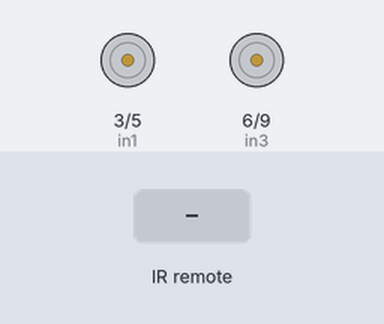
The sketch below on a simulated Arduino Uno, built with avr-gcc and run on an emulated ATmega328P. Parts: motor-driver pin pairs drawn as motors (green arrow = first pin HIGH = forward, orange = second pin HIGH = backward, longer = more drive). The inputs (shaded band) are chosen by the test bench.

Above: at 1.2 s.
1.3 s: infrared code 0xFF629D received
At 2.0 s:
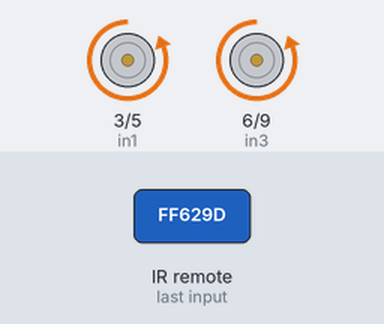
2.8 s: infrared code 0xFFA857 received
At 3.2 s:
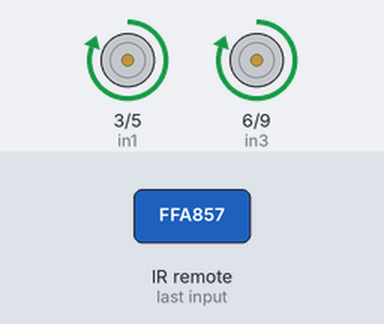
4.3 s: infrared code 0xFF22DD received
At 5.5 s:
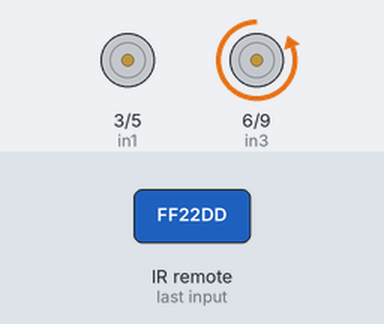
5.8 s: infrared code 0xFFC23D received
At 6.7 s:
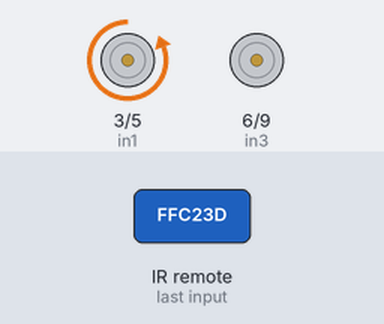
7.3 s: infrared code 0xFF02FD received
At 7.8 s:
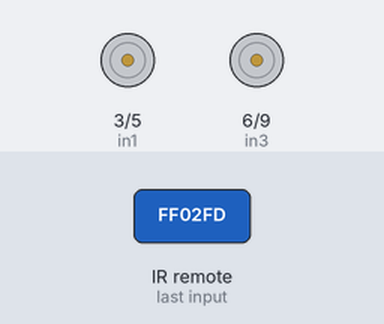
Timing chart, 0 to 9.8 s (numbered marks = the images above; inputs shaded):
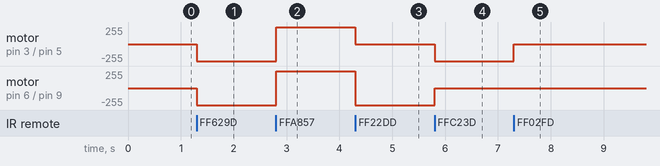

Measured:
- after the input at 1.3 s, motor on pin 3 (in1) / pin 5 (in2), motor on pin 6 (in3) / pin 9 (in4): stopped → backward 255/255 at once
- after the input at 2.8 s, motor on pin 3 (in1) / pin 5 (in2), motor on pin 6 (in3) / pin 9 (in4): backward 255/255 → forward 255/255 at once
- after the input at 4.3 s, motor on pin 3 (in1) / pin 5 (in2): forward 255/255 → stopped at once; motor on pin 6 (in3) / pin 9 (in4): forward 255/255 → backward 255/255 at once
- after the input at 5.8 s, motor on pin 3 (in1) / pin 5 (in2): stopped → backward 255/255 at once; motor on pin 6 (in3) / pin 9 (in4): backward 255/255 → stopped at once
- after the input at 7.3 s, motor on pin 3 (in1) / pin 5 (in2): backward 255/255 → stopped at once

The sketch:

IRSensor_HEXCODE_Remote.ino
```cpp
// #include <IRremote.h>
// const int RemotePin=8;
// IRrecv irrecv(RemotePin);
// decode_results results;
// void setup() {
//   // put your setup code here, to run once:
//   Serial.begin(9600);
//   irrecv.enableIRIn();
// }

// void loop() {
//   // put your main code here, to run repeatedly:
//   if(irrecv.decode(&results))
//   {
//     Serial.println(results.value, HEX);
//     delay(200);
//     irrecv.resume();
//   }
// }
```

Remote_Control.ino
```cpp
#include<IRremote.h>
const int RemotePin=8;
IRrecv irrecv(RemotePin);
decode_results results;
int in1=3;
int in2=5;
int in3=6;
int in4=9;

void setup() {
  Serial.begin(9600);
  irrecv.enableIRIn();
  pinMode(in1, OUTPUT);
  pinMode(in2, OUTPUT);
  pinMode(in3, OUTPUT);
  pinMode(in4, OUTPUT);

}

void loop() {

    if(irrecv.decode(&results))
      {
        if (results.value==0xFF629D)//Press UP Button
        {
          Forward();
        }
        else if (results.value==0xFFA857)//Press Down Button
        {
          Backward();
        }
         else if (results.value==0xFF22DD)//Press Left Button
        {
          Left();
        }
        else if (results.value==0xFFC23D)//Press Right Button
        {
          Right();
        }
        else if (results.value==0xFF02FD)//Stop
        {
          Stop();
        }
      irrecv.resume();
    }
    }


void Backward()
  {
  digitalWrite(in1,HIGH);
  digitalWrite(in2,LOW);
  digitalWrite(in3,HIGH);
  digitalWrite(in4,LOW);
  }
 void Forward()
  {
  digitalWrite(in1,LOW);
  digitalWrite(in2,HIGH);
  digitalWrite(in3,LOW);
  digitalWrite(in4,HIGH);
  }
 void Stop()
  {
  digitalWrite(in1,LOW);
  digitalWrite(in2,LOW);
  digitalWrite(in3,LOW);
  digitalWrite(in4,LOW);
  }
  int Left()
    {
    digitalWrite(in1,LOW);
    digitalWrite(in2,LOW);
    digitalWrite(in3,LOW);
    digitalWrite(in4,HIGH);
    }
  int Right()
    {
    digitalWrite(in1,LOW);
    digitalWrite(in2,HIGH);
    digitalWrite(in3,LOW);
    digitalWrite(in4,LOW);
    }
```
